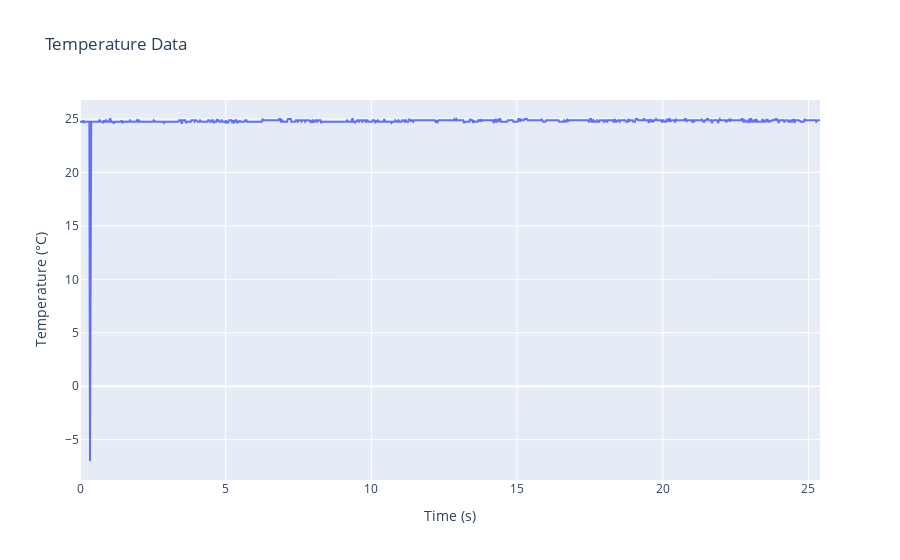

Here is the notebook cell this chart was saved with:
### Code cell
# plot gyroscope data
df['time'] = (df['timestamp_ns'] - df['timestamp_ns'].iloc[0]) / 1e9  # convert to seconds
fig = go.Figure()
fig.add_trace(go.Scatter(x=df['time'], y=df['temperature_c'], mode='lines', name='Temperature'))
fig.update_layout(title='Temperature Data', xaxis_title='Time (s)', yaxis_title='Temperature (°C)')
fig.show()

### Figure 1 — Plotly figure (JSON) as saved in the notebook; plotly's stock layout.template omitted (floating-point values rounded to 4 significant figures; data arrays with more than 128 entries replaced by an {"elided": "..."} marker saying what was removed)
{"data": [{"mode": "lines", "name": "Temperature", "type": "scatter", "x": {"elided": "1198 float values"}, "y": {"elided": "1198 float values"}}], "layout": {"title": {"text": "Temperature Data"}, "xaxis": {"title": {"text": "Time (s)"}}, "yaxis": {"title": {"text": "Temperature (°C)"}}}}
